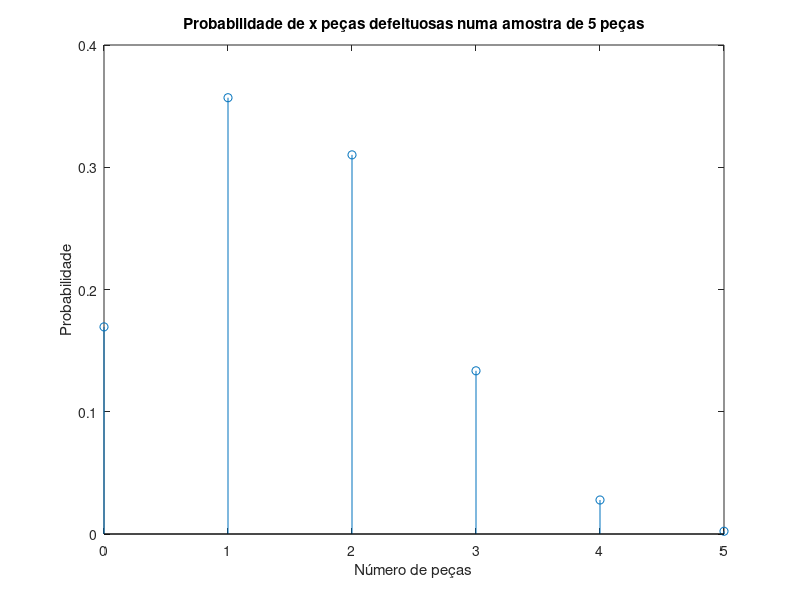
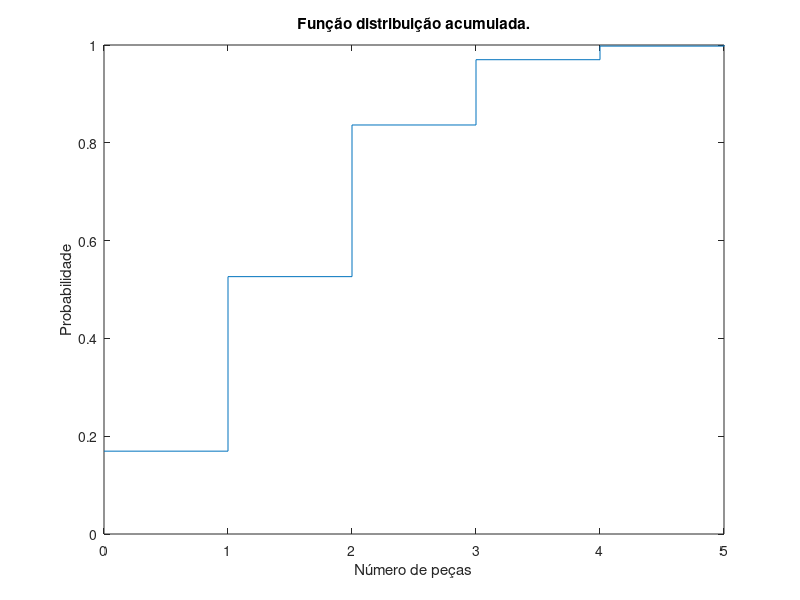

Write the MATLAB code that produced these figures, in order.
%Sabendo que um processo de fabrico produz 30% de pec¸as defeituosas e considerando a variavel aleat ´ oria ´
%X, representativa do numero de pec¸as defeituosas numa amostra de 5 pec¸as tomadas aleatoriamente, ´
%obtenha:

%%
%(a) Por simulac¸ao: ˜
%i. estimativa para a func¸ao massa de probabilidade de ˜ X;

N = 1e5;
n = 5; %número de peças numa amostra


fabrico = rand(n, N) < 0.3;
defeitos0 = sum(sum(fabrico) == 0);
defeitos1 = sum(sum(fabrico) == 1);
defeitos2 = sum(sum(fabrico) == 2);
defeitos3 = sum(sum(fabrico) == 3);
defeitos4 = sum(sum(fabrico) == 4);
defeitos5 = sum(sum(fabrico) == 5);


probs = [defeitos0 defeitos1 defeitos2 defeitos3 defeitos4 defeitos5]/N;


figure
stem(0:5, probs);
title("Probabilidade de x peças defeituosas numa amostra de 5 peças");
xlabel("Número de peças");
ylabel("Probabilidade");


%ii) o grafico representativo da func¸ ´ ao distribuic¸ ˜ ao acumulada de probabilidades de ˜ X


figure
stairs(0:5, cumsum(probs));
title("Função distribuição acumulada.");
xlabel("Número de peças");
ylabel("Probabilidade");


%iii) iii. estimativa para probabilidade de, no maximo, 2 das pec¸as de uma amostra serem defeituosas.
%ou seja, 0, 1 ou 2

probMax2 = probs(1) + probs(2) + probs(3)

